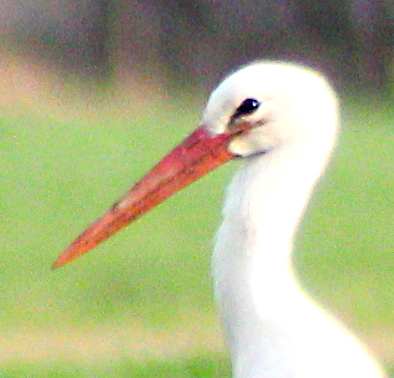
#> input picture introml_ex3/input1.jpg, 394 x 378 px
$ python -i CannyEdgeDetector.py   (imports and definitions only)   (older library calls are emulated)
#> lines starting #> are read from the running program, lines starting #| are printed output that depends on the picture; after the words box and inside, x2 and y2 are one past the last pixel; in counts of white or black regions, pixels touching at a corner belong together
### introml_ex3/convo.py
from PIL import Image
import numpy as np


def make_kernel(ksize, sigma):
    # implement the Gaussian kernel here
    kernel = np.zeros((ksize, ksize))
    middle = ksize // 2
    mini_mask = np.zeros((middle + 1, middle + 1))
    odd = True
    if ksize % 2 == 0:
        odd = False
    coeff = 1 / (2 * np.pi * sigma * sigma)
    for i in range(0, middle + 1):
        for j in range(i, middle + 1):
            x = middle - i
            y = middle - j
            mini_mask[i][j] = coeff * np.exp(-(x ** 2 + y ** 2) / (2 * sigma ** 2))
            mini_mask[j][i] = mini_mask[i][j]
    bottom_left = np.flip(mini_mask, 0)
    upper_right = np.flip(mini_mask, 1)
    bottom_right = np.flip(mini_mask)
    kernel[0:middle + 1, 0:middle + 1] = mini_mask
    if odd:
        kernel[middle:, 0:middle + 1] = bottom_left
        kernel[0:middle + 1, middle:] = upper_right
        kernel[middle:, middle:] = bottom_right
    else:
        kernel[middle:, 0:middle + 1] = bottom_left[:middle, :]
        kernel[0:middle + 1, middle:] = upper_right[:, :middle]
        kernel[middle:, middle:] = bottom_right[:middle, :middle]
    """alternative, use for-loop to calculate the whole kernel:
    kernel = np.zeros((ksize, ksize))
    for i in range(0, ksize):
        for j in range(0, ksize):
            x = i - middle
            y = j - middle
            kernel[i][j] = coeff * np.exp(-(x ** 2 + y ** 2) / (2 * sigma ** 2))
    """
    kernel = kernel / np.sum(kernel.flatten())
    return kernel


# [42 lines left out: function slow_convolve, not called in this run]


# [56 lines that do not run on import are left out]
    # ksize = 5, sigma = 3 looks not bad? I am blind...

### introml_ex3/CannyEdgeDetector.py
import numpy as np
import matplotlib.pyplot as plt
from scipy.ndimage import convolve
import convo

#
# NO MORE MODULES ALLOWED
#


def gaussFilter(img_in, ksize, sigma):
    """
    filter the image with a gauss kernel
    :param img_in: 2D greyscale image (np.ndarray)
    :param ksize: kernel size (int)
    :param sigma: sigma (float)
    :return: (kernel, filtered) kernel and gaussian filtered image (both np.ndarray)
    """
    # TODO
    k = convo.make_kernel(ksize, sigma)
    return k, convolve(img_in, k, output=int)  # I don't understand, why int?


def sobel(img_in):
    """
    applies the sobel filters to the input image
    Watch out! scipy.ndimage.convolve flips the kernel...

    :param img_in: input image (np.ndarray)
    :return: gx, gy - sobel filtered images in x- and y-direction (np.ndarray, np.ndarray)
    """
    # TODO
    # sobel filters
    g_x = [[-1, 0, 1], [-2, 0, 2], [-1, 0, 1]]
    g_y = np.rot90(g_x)
    print(g_y)  # Q: I don't understand the flip here... It seems to be upside-down, but not 180 grad???
    # return sobel filtered images in x- and y-direction
    return convolve(img_in, g_x, output=int), convolve(img_in, g_y, output=int)


def gradientAndDirection(gx, gy):
    """
    calculates the gradient magnitude and direction images
    :param gx: sobel filtered image in x direction (np.ndarray)
    :param gy: sobel filtered image in x direction (np.ndarray)
    :return: g, theta (np.ndarray, np.ndarray)
    """
    # TODO
    g = np.sqrt(gx ** 2 + gy ** 2)
    theta = np.arctan2(gy, gx)
    return g.astype(np.int), theta


def convertAngle(angle):
    """
    compute nearest matching angle
    :param angle: in radians
    :return: nearest match of {0, 45, 90, 135}
    """
    # TODO
    grad = (angle / 2 / np.pi * 360) % 180
    if (grad >= 112.5) and (grad < 157.5):
        return 135
    elif (grad >= 77.5) and (grad < 112.5):
        return 90
    elif (grad >= 22.5) and (grad < 77.5):
        return 45
    else:
        return 0


def maxSuppress(g, theta):
    """
    calculate maximum suppression
    :param g:  (np.ndarray)
    :param theta: 2d image (np.ndarray)
    :return: max_sup (np.ndarray)
    """
    # TODO Hint: For 2.3.1 and 2 use the helper method above
    max_sup = np.zeros(g.shape)
    im_shape = theta.shape
    for i in range(1, im_shape[0] - 1):
        for j in range(1, im_shape[1] - 1):
            angle = convertAngle(theta[i][j])
            # Q: Example in the exercise sheet is wrong? angle == 0 checks left and right, == 90 checks up and down
            if angle == 0:
                if (g[i][j] >= g[i][j+1]) and (g[i][j] >= g[i][j-1]):
                    max_sup[i][j] = g[i][j]
            elif angle == 45:
                if (g[i][j] >= g[i+1][j-1]) and (g[i][j] >= g[i-1][j+1]):
                    max_sup[i][j] = g[i][j]
            if angle == 90:
                if (g[i][j] >= g[i+1][j]) and (g[i][j] >= g[i-1][j]):
                    max_sup[i][j] = g[i][j]
            if angle == 135:
                if (g[i][j] >= g[i+1][j+1]) and (g[i][j] >= g[i-1][j-1]):
                    max_sup[i][j] = g[i][j]
    return max_sup


def hysteris(max_sup, t_low, t_high):
    """
    calculate hysteris thresholding.
    Attention! This is a simplified version of the lectures hysteresis.
    Please refer to the definition in the instruction

    :param max_sup: 2d image (np.ndarray)
    :param t_low: (int)
    :param t_high: (int)
    :return: hysteris thresholded image (np.ndarray)
    """
    # TODO
    threshimg = np.ones(max_sup.shape)
    threshimg = np.where(max_sup <= t_low, 0, threshimg)
    threshimg = np.where(max_sup > t_high, 2, threshimg)
    padded = np.pad(threshimg, ((1, 1), (1, 1)))

    for i in range(1, padded.shape[0]-1):
        for j in range(1, padded.shape[1]-1):
            if padded[i][j] == 2:
                padded[i-1:i+2, j-1:j+2] = np.where(padded[i-1:i+2, j-1:j+2] == 1, 255, padded[i-1:i+2, j-1:j+2])
                padded[i][j] = 255
    return padded[1:padded.shape[0], 1:padded.shape[1]]


def canny(img):
    # gaussian
    kernel, gauss = gaussFilter(img, 5, 2)

    # sobel
    gx, gy = sobel(gauss)

    # plotting
    plt.subplot(1, 2, 1)
    plt.imshow(gx, 'gray')
    plt.title('gx')
    plt.colorbar()
    plt.subplot(1, 2, 2)
    plt.imshow(gy, 'gray')
    plt.title('gy')
    plt.colorbar()
    plt.show()

    # gradient directions
    g, theta = gradientAndDirection(gx, gy)

    # plotting
    plt.subplot(1, 2, 1)
    plt.imshow(g, 'gray')
    plt.title('gradient magnitude')
    plt.colorbar()
    plt.subplot(1, 2, 2)
    plt.imshow(theta)
    plt.title('theta')
    plt.colorbar()
    plt.show()

    # maximum suppression
    maxS_img = maxSuppress(g, theta)

    # plotting
    plt.imshow(maxS_img, 'gray')
    plt.show()

    result = hysteris(maxS_img, 50, 75)

    return result

>>> import cv2
>>> picture = cv2.imread('input1.jpg', cv2.IMREAD_GRAYSCALE)
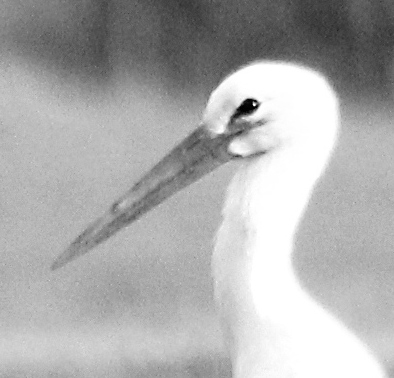
#> picture: shape (378, 394); min 0, max 255, mean 173.3
>>> result = canny(picture)
#> in canny, `kernel, gauss = gaussFilter(img, 5, 2)`: kernel = [[0.0232, 0.0338, 0.0383, 0.0338, 0.0232], [0.0338, 0.0492, 0.0558, 0.0492, 0.0338], [0.0383, 0.0558, 0.0632, 0.0558, 0.0383], [0.0338, 0.0492, 0.0558, 0.0492, 0.0338], [0.0232, 0.0338, 0.0383, 0.0338, 0.0232]]
#> in canny, `gx, gy = sobel(gauss)`:
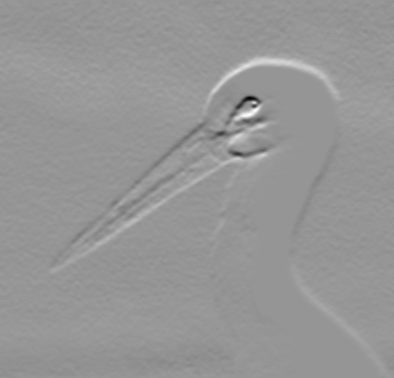
#> gy: shape (378, 394) int64; min -431, max 303, mean 2.2; drawn with min black and max white
#> in gradientAndDirection, `theta = np.arctan2(gy, gx)`:
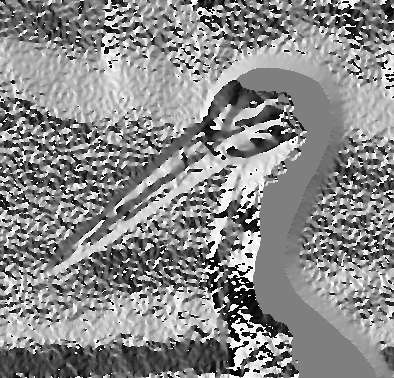
#> theta: shape (378, 394) float64; min -3.13, max 3.14, mean 0.25; drawn with min black and max white
#> in canny, `plt.show()`:
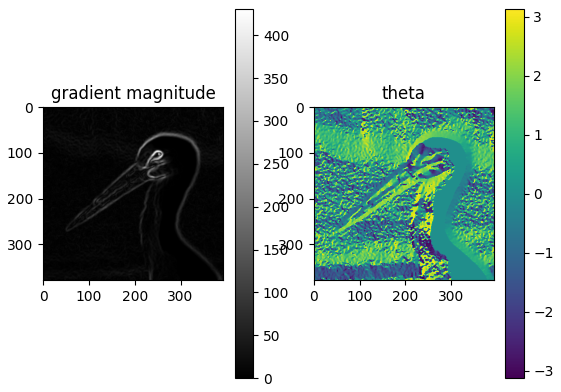
#> figure drawn by matplotlib, 4 panels
#> the loop in maxSuppress, `for i in range(1, im_shape[0] - 1):` made 376 passes
#> after the loop in maxSuppress, `for i in range(1, im_shape[0] - 1):`:
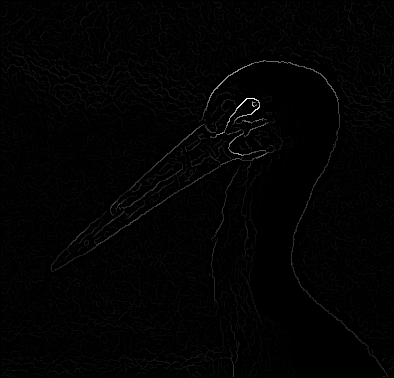
#> max_sup: shape (378, 394) float64; min 0, max 431, mean 4.7; drawn with min black and max white
#> in hysteris, `threshimg = np.where(max_sup <= t_low, 0, threshimg)`:
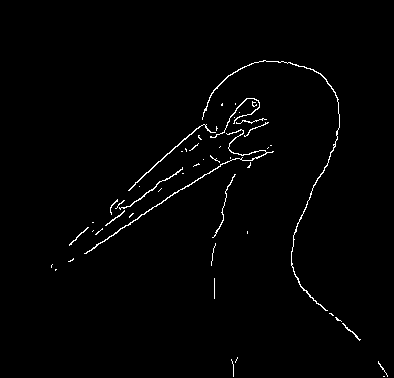
#> threshimg: shape (378, 394) float64; values 0 (black) and 1 (white), 1.3% white in thin lines or dots, all inside (x1, y1, x2, y2) = (51, 60, 388, 377)
#> after the loop in hysteris, `for i in range(1, padded.shape[0]-1):`:
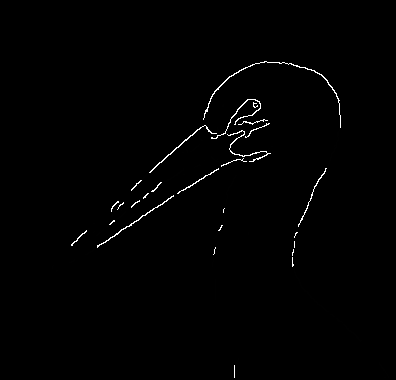
#> padded: shape (380, 396) float64; min 0, max 255, mean 2.2

$ run again, on introml_ex3/input2.jpg
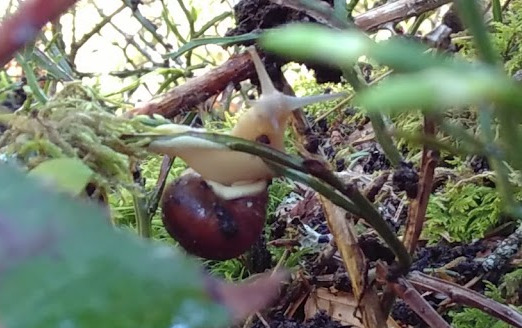
#> input picture introml_ex3/input2.jpg, 522 x 328 px
#> kernel = [[0.0232, 0.0338, 0.0383, 0.0338, 0.0232], [0.0338, 0.0492, 0.0558, 0.0492, 0.0338], [0.0383, 0.0558, 0.0632, 0.0558, 0.0383], [0.0338, 0.0492, 0.0558, 0.0492, 0.0338], [0.0232, 0.0338, 0.0383, 0.0338, 0.0232]]
#> in canny, `plt.show()`:
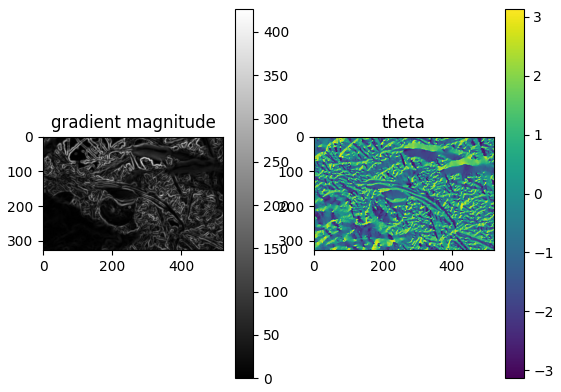
#> figure drawn by matplotlib, 4 panels
#> the loop in maxSuppress, `for i in range(1, im_shape[0] - 1):` made 326 passes
#> in hysteris, `return padded[1:padded.shape[0], 1:padded.shape[1]]`:
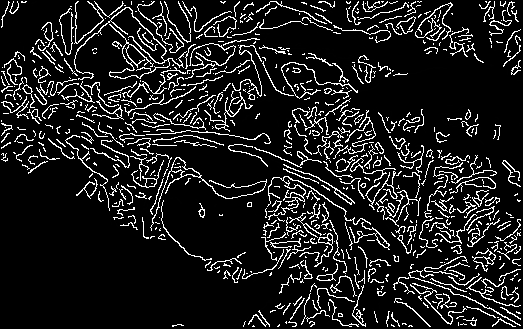
#> returned value: shape (329, 523) float64; min 0, max 255, mean 30.3

$ run again, on introml_ex3/input3.jpg
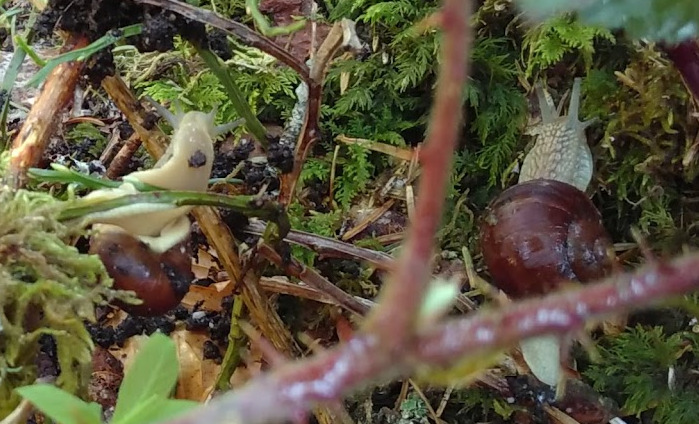
#> input picture introml_ex3/input3.jpg, 699 x 424 px
#> kernel = [[0.0232, 0.0338, 0.0383, 0.0338, 0.0232], [0.0338, 0.0492, 0.0558, 0.0492, 0.0338], [0.0383, 0.0558, 0.0632, 0.0558, 0.0383], [0.0338, 0.0492, 0.0558, 0.0492, 0.0338], [0.0232, 0.0338, 0.0383, 0.0338, 0.0232]]
#> in canny, `plt.show()`:
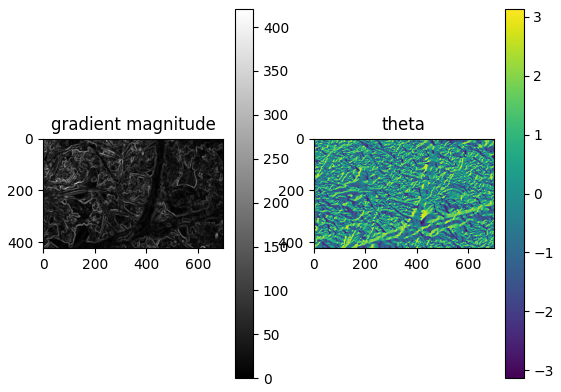
#> figure drawn by matplotlib, 4 panels
#> the loop in maxSuppress, `for i in range(1, im_shape[0] - 1):` made 422 passes
#> in hysteris, `return padded[1:padded.shape[0], 1:padded.shape[1]]`:
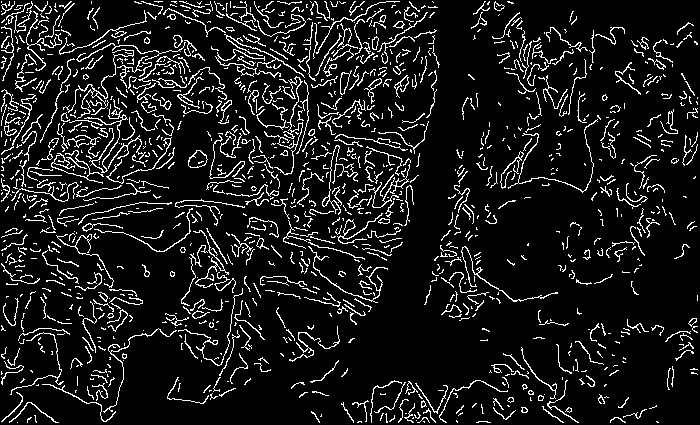
#> returned value: shape (425, 700) float64; min 0, max 255, mean 26
